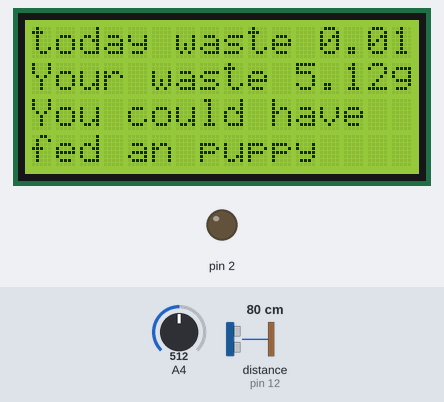
Bench run of a sketch on a simulated Arduino Mega 2560, built with avr-gcc and run on an emulated ATmega2560. On the bench: 16×4 character LCD, output pins drawn as LEDs (lit = HIGH). Wiring (inferred from the names in the program): ultrasonic range finder: trigger pin 13; echo pin 12. The inputs (shaded band) are chosen by the test bench; at power-on: distance to the obstacle (sensor on pin 12) 80 cm, A4 = 512. The echo pulse lasts 58.3 µs per cm; pins used as bus, display or sensor lines are not drawn; what the sketch prints to the serial monitor is not drawn.

Above: at 1.2 s.
1.3 s: distance to the obstacle (sensor on pin 12) set to 14 cm
5.5 s: distance to the obstacle (sensor on pin 12) set to 11 cm
At 6.9 s:
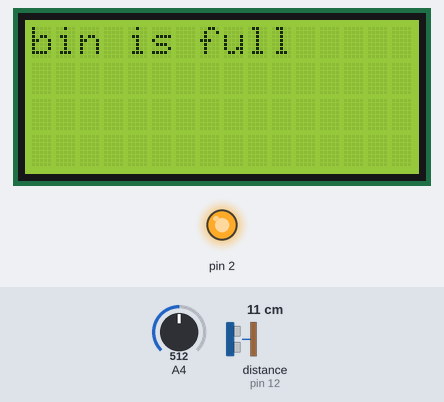
10.0 s: A4 set to 701
At 11.9 s:
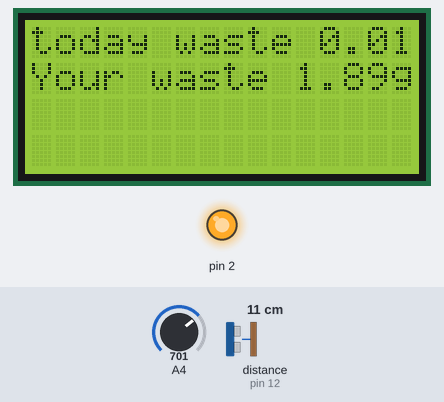
13.6 s: A4 set to 725
At 15.9 s:
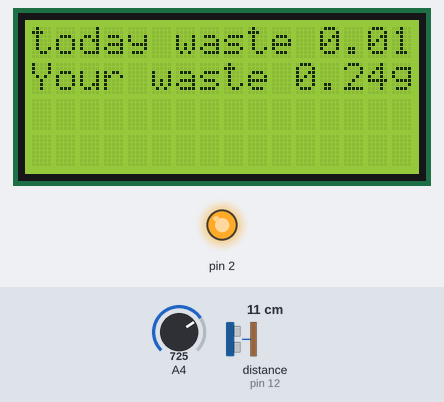
17.6 s: A4 set to 907
At 19.9 s:
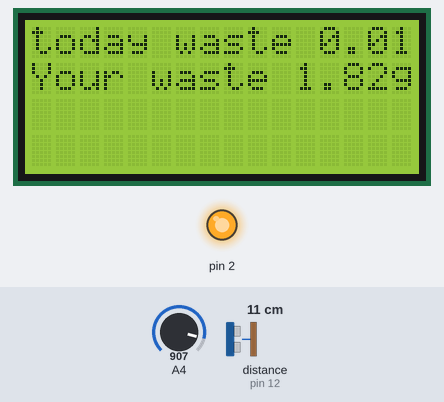
21.6 s: A4 set to 933
At 24.0 s:
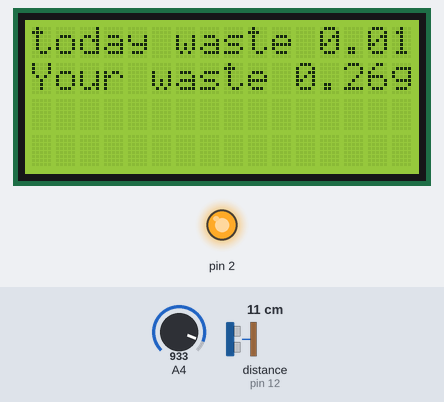
Timing chart, 0 to 25.5 s (numbered marks = the images above; inputs shaded):
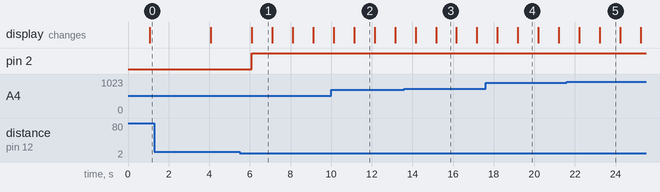

The sketch:

weight_2.ino
```cpp
#include <LiquidCrystal.h>
LiquidCrystal lcd(35, 36, 37, 38, 39, 40);
#define echoPin 12 // attach pin D2 Arduino to pin Echo of HC-SR04
#define trigPin 13 //attach pin D3 Arduino to pin Trig of HC-SR04

// defines variables
long duration; // variable for the duration of sound wave travel
int d; // variable for the distance measurement

float f;
  float a[2];
  float w;
 void setup()
 {
     lcd.begin(16, 4);
     pinMode(A4,INPUT);
     Serial.begin(9600);

     a[1]=0;
     pinMode(trigPin, OUTPUT); // Sets the trigPin as an OUTPUT
  pinMode(echoPin, INPUT); // Sets the echoPin as an INPUT
  pinMode(2,OUTPUT);

  }


 void loop()
 {
   lcd.clear();
     lcd.setCursor(0, 0);
     lcd.print("today waste ");
     lcd.setCursor(0, 1);
     lcd.print("Your waste ");
   f=analogRead(A4);
   a[0]=f/100;
   if(a[0]>a[1])
   {
    w=a[0]-a[1];
    a[1]=a[0];
   }
   a[0]=a[0]/1000;
   lcd.setCursor(12, 0);
   lcd.print(a[0]);
   lcd.setCursor(11, 1);
   lcd.print(w);
   lcd.setCursor(15, 1);
   lcd.print("g");
   delay(1000);
   if(w>2)
   {
    lcd.setCursor(0, 2);
    lcd.print("You could have ");
    lcd.setCursor(0, 3);
    lcd.print("fed an puppy");
    delay(3000);

   }
   Serial.println(a[0]);
   Serial.println(w);
   w=0;
   digitalWrite(trigPin, LOW);
  delayMicroseconds(2);
  digitalWrite(trigPin, HIGH);
  delayMicroseconds(10);
  digitalWrite(trigPin, LOW);
  duration = pulseIn(echoPin, HIGH);
  d = duration * 0.034 / 2;
  Serial.print("Distance: ");
  Serial.print(d);
  Serial.println(" cm");
  if (d<12)
  {
    digitalWrite(2,HIGH);
    lcd.clear();
     lcd.setCursor(0, 0);
     lcd.print("bin is full");
     delay(1000);
  }
  else
  {
        digitalWrite(2,LOW);
  }


  }
```

Measured:
- the behaviour switches between 13 and 12 cm on distance to the obstacle (sensor on pin 12) (found by bisection; images 0 and 1)
- after the input at 5.5 s, pin 2: LOW → HIGH after 0.60 s; the display: changes after 0.60 s (image 1)
- after the input at 10.0 s, the display: first differs from a run without the input after 1.1 s (image 2)
- after the input at 13.6 s, the display: first differs from a run without the input after 1.6 s (image 3)
- after the input at 17.6 s, the display: first differs from a run without the input after 1.6 s (image 4)
- after the input at 21.6 s, the display: first differs from a run without the input after 1.6 s (image 5)
- what the display in image 1 shows lasts 1.0 s, from 6.1 s to 7.1 s
